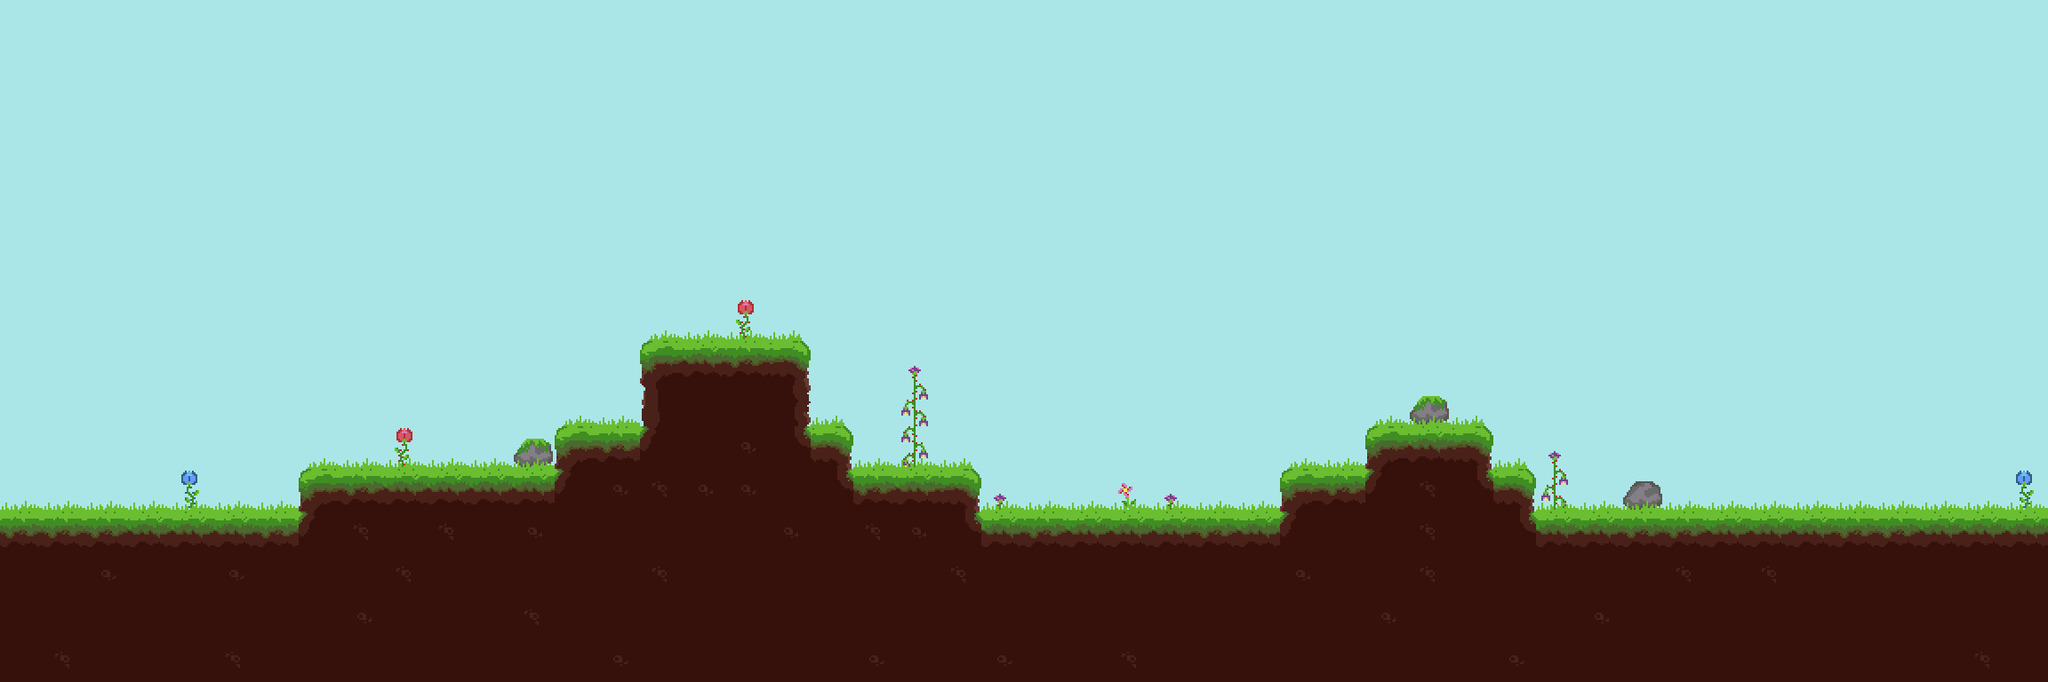

Tiled map render using the project's own tile images. Description and the map definition, with tile-layer contents summarised, below:
An orthogonal 48x16 tile map with 48x48 px tiles, 4 tile layers (ground, dangerous, decor, herbe), 3 tilesets and 3 objects (Début de niveau, level-end, Facade Maison).

<map version="1.0" orientation="orthogonal" width="48" height="16" tilewidth="48" tileheight="48" backgroundcolor="#aae6e7">
 <properties>
  <property name="background-1-hspeed" value="-1.2" />
  <property name="background-1-image" value="trees-2" />
  <property name="background-1-vspeed" value="-1.1" />
 </properties>
 <tileset firstgid="1" name="forest" tilewidth="48" tileheight="48">
  <image source="../../tilesets/forest.png" width="336" height="384" />
  <terraintypes>
   <terrain name="grassy-ground" tile="-1" />
  </terraintypes>
  <tile id="1" terrain=",,,0" />
  <tile id="2" terrain=",,0,0" />
  <tile id="3" terrain=",,0,0" />
  <tile id="4" terrain=",,0," />
  <tile id="5" terrain="0,0,0," />
  <tile id="6" terrain="0,0,,0" />
  <tile id="8" terrain=",0,,0" />
  <tile id="9" terrain="0,0,0,0" />
  <tile id="10" terrain="0,0,0,0" />
  <tile id="11" terrain="0,,0," />
  <tile id="12" terrain="0,,0,0" />
  <tile id="13" terrain=",0,0,0" />
  <tile id="15" terrain=",0,,0" />
  <tile id="16" terrain="0,0,0,0" />
  <tile id="17" terrain="0,0,0,0" />
  <tile id="18" terrain="0,,0," />
  <tile id="22" terrain=",0,," />
  <tile id="23" terrain="0,0,," />
  <tile id="24" terrain="0,0,," />
  <tile id="25" terrain="0,,," />
 </tileset>
 <tileset firstgid="57" source="../../tilesets/dangerous.tsx" />
 <tileset firstgid="60" name="decor-forest" tilewidth="48" tileheight="48">
  <image source="../../tilesets/decor-forest.png" width="192" height="192" />
 </tileset>
 <layer name="ground" width="48" height="16">
  <data>[768 cells, 326 non-empty, 16 distinct tile ids]</data>
 </layer>
 <layer name="dangerous" width="48" height="16">
  <data>[768 cells, 0 non-empty, 0 distinct tile ids]</data>
 </layer>
 <objectgroup name="controls" width="48" height="16">
  <object name="level-start" type="Début de niveau" x="192" y="480" width="48" height="48" />
  <object name="level-end" x="2245" y="326" width="50" height="234" />
 </objectgroup>
 <objectgroup name="Objet non terminé" width="48" height="16">
  <object name="Facade Maison" x="13" y="299" width="136" height="277" />
 </objectgroup>
 <layer name="decor" width="48" height="16">
  <data>[768 cells, 15 non-empty, 8 distinct tile ids]</data>
 </layer>
 <layer name="herbe" width="48" height="16">
  <data>[768 cells, 48 non-empty, 3 distinct tile ids]</data>
 </layer>
</map>
